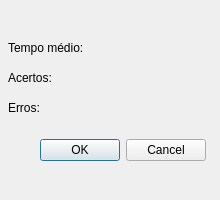
<?xml version="1.0" encoding="UTF-8"?>
<ui version="4.0">
 <class>Resultado</class>
 <widget class="QDialog" name="Resultado">
  <property name="geometry">
   <rect>
    <x>0</x>
    <y>0</y>
    <width>220</width>
    <height>200</height>
   </rect>
  </property>
  <property name="minimumSize">
   <size>
    <width>220</width>
    <height>200</height>
   </size>
  </property>
  <property name="maximumSize">
   <size>
    <width>220</width>
    <height>200</height>
   </size>
  </property>
  <property name="windowTitle">
   <string>Dialog</string>
  </property>
  <widget class="QDialogButtonBox" name="buttonBox">
   <property name="geometry">
    <rect>
     <x>-15</x>
     <y>130</y>
     <width>221</width>
     <height>41</height>
    </rect>
   </property>
   <property name="orientation">
    <enum>Qt::Horizontal</enum>
   </property>
   <property name="standardButtons">
    <set>QDialogButtonBox::Cancel|QDialogButtonBox::Ok</set>
   </property>
  </widget>
  <widget class="QLabel" name="label">
   <property name="geometry">
    <rect>
     <x>8</x>
     <y>40</y>
     <width>84</width>
     <height>16</height>
    </rect>
   </property>
   <property name="text">
    <string>Tempo médio:</string>
   </property>
  </widget>
  <widget class="QLabel" name="label_tempo">
   <property name="geometry">
    <rect>
     <x>94</x>
     <y>40</y>
     <width>150</width>
     <height>16</height>
    </rect>
   </property>
   <property name="text">
    <string/>
   </property>
  </widget>
  <widget class="QLabel" name="label_2">
   <property name="geometry">
    <rect>
     <x>8</x>
     <y>70</y>
     <width>55</width>
     <height>16</height>
    </rect>
   </property>
   <property name="text">
    <string>Acertos:</string>
   </property>
  </widget>
  <widget class="QLabel" name="label_3">
   <property name="geometry">
    <rect>
     <x>8</x>
     <y>100</y>
     <width>41</width>
     <height>16</height>
    </rect>
   </property>
   <property name="text">
    <string>Erros:</string>
   </property>
  </widget>
  <widget class="QLabel" name="label_hit">
   <property name="geometry">
    <rect>
     <x>65</x>
     <y>70</y>
     <width>121</width>
     <height>16</height>
    </rect>
   </property>
   <property name="text">
    <string/>
   </property>
  </widget>
  <widget class="QLabel" name="label_miss">
   <property name="geometry">
    <rect>
     <x>51</x>
     <y>100</y>
     <width>111</width>
     <height>16</height>
    </rect>
   </property>
   <property name="text">
    <string/>
   </property>
  </widget>
 </widget>
 <resources/>
 <connections>
  <connection>
   <sender>buttonBox</sender>
   <signal>accepted()</signal>
   <receiver>Resultado</receiver>
   <slot>accept()</slot>
   <hints>
    <hint type="sourcelabel">
     <x>248</x>
     <y>254</y>
    </hint>
    <hint type="destinationlabel">
     <x>157</x>
     <y>274</y>
    </hint>
   </hints>
  </connection>
  <connection>
   <sender>buttonBox</sender>
   <signal>rejected()</signal>
   <receiver>Resultado</receiver>
   <slot>reject()</slot>
   <hints>
    <hint type="sourcelabel">
     <x>316</x>
     <y>260</y>
    </hint>
    <hint type="destinationlabel">
     <x>286</x>
     <y>274</y>
    </hint>
   </hints>
  </connection>
 </connections>
</ui>
